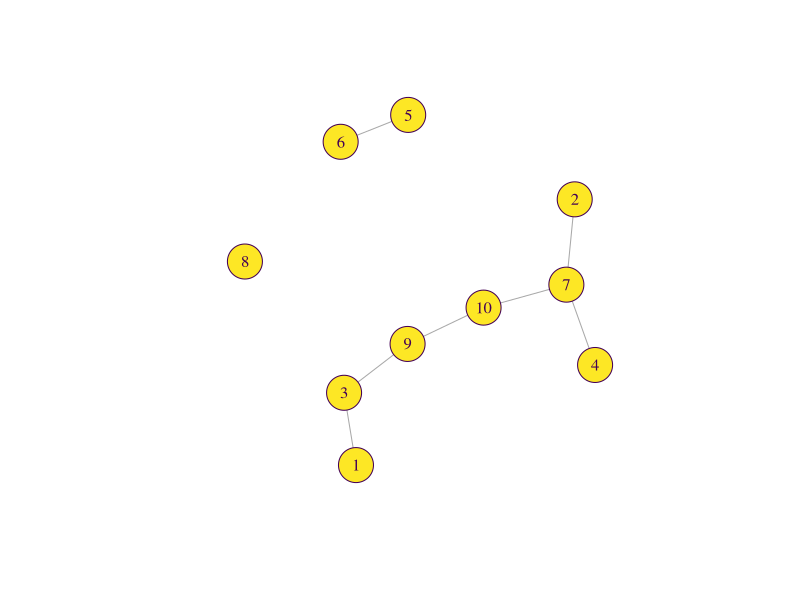
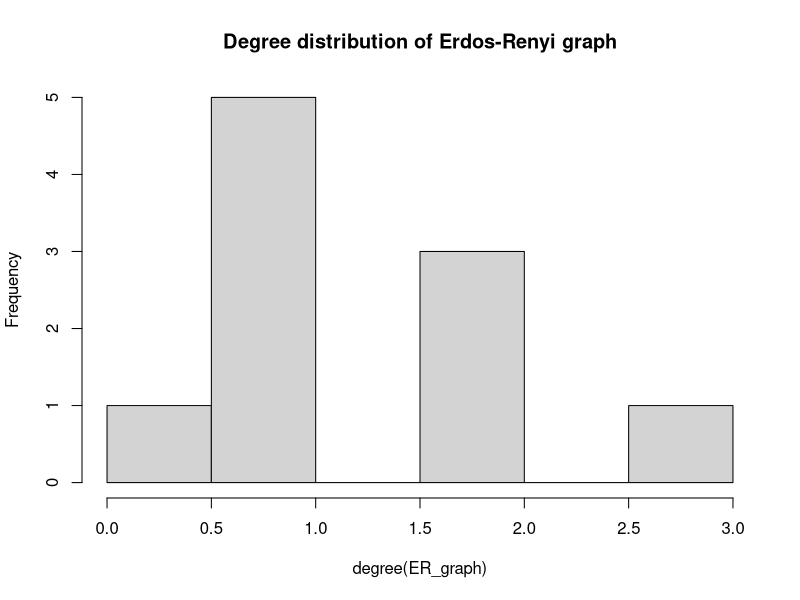
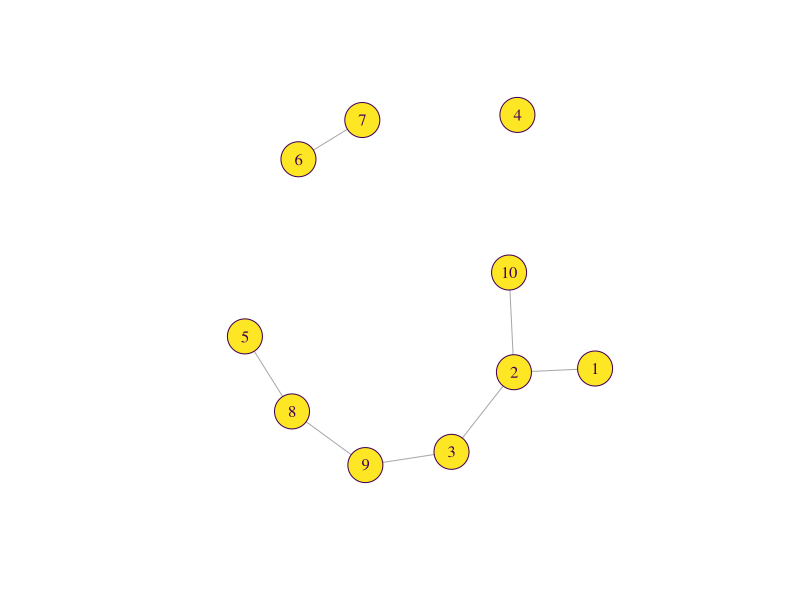

Here is the R script that generated these plots, in order:
## ---- chunk 1
number_of_vertices <- 10
adj_matrix <- matrix(NA, nrow=number_of_vertices, ncol=number_of_vertices)

for(i in 1:(number_of_vertices-1)){
  for(j in (i+1):number_of_vertices){
    junk <- sample(c("HEAD","TAIL"), 1, prob=c(1/6,5/6))
    if(junk=="HEAD"){
      adj_matrix[i,j] <- 1
    } else {
      adj_matrix[i,j] <- 0
    }
    adj_matrix[j,i] <- adj_matrix[i,j]
  }
}
diag(adj_matrix) <- 0
adj_matrix <- apply(adj_matrix, 2, as.numeric)  # <- important

library(igraph)
ER_graph <- graph_from_adjacency_matrix(adj_matrix, mode="undirected")
#Part c)
plot(ER_graph, edge.arrow.size=0.5, vertex.color="#fde725", vertex.size=20,
     vertex.frame.color="#440154", vertex.label.color="#440154")
#Part d) The number of edges is 
gsize(ER_graph)
#Part e) The degree vector for this random graph is
degree(ER_graph)
#Part f) The histogram for the degree distribution is
hist(degree(ER_graph), main="Degree distribution of Erdos-Renyi graph") 
## ---- chunk 2
p <-1/6
prob_of_head <- p
prob_of_head;
prob_of_tail <- 1-prob_of_head
prob_of_tail;
coin_toss_outcome <- sample(c("HEAD","TAIL"), 1, prob = c(prob_of_head, prob_of_tail) )
coin_toss_outcome
number_of_vertices<- 10
adj_matrix <- matrix(NA, nrow=10, ncol=10)
adj_matrix;
for(i in 1:(number_of_vertices-1)){
  for(j in (i+1):number_of_vertices) {
    print(c(i,j))
    junk = sample(c("HEAD","TAIL"), 1, prob = c(prob_of_head,prob_of_tail))
    if(junk=="HEAD")
    adj_matrix[i,j] = 1
    else
      adj_matrix[i,j]= 0
    adj_matrix[j,i] = adj_matrix[i,j]
  }
}
diag(adj_matrix) <- 0 
adj_matrix;
library(igraph)
ER_graph <- graph_from_adjacency_matrix(adj_matrix,mode="undirected")
ER_graph
plot(ER_graph, edge.arrow.size=0.5, vertex.color="#fde725", vertex.size=20, 
     vertex.frame.color="#440154", vertex.label.color="#440154")
